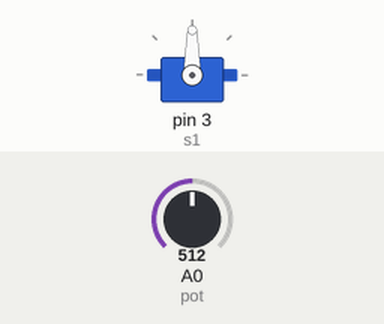
Simulated run of this sketch. Board: Arduino Uno, built with avr-gcc and run on an emulated ATmega328P. Parts: servo. Inputs (shaded band) come from the test bench; at power-on: A0 (pot) = 512.

Above: at 1.2 s.
1.3 s: A0 (pot) set to 716
At 2.5 s:
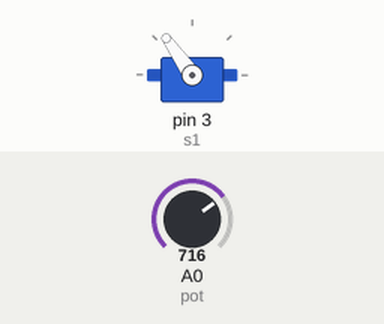
2.8 s: A0 (pot) set to 900
At 3.9 s:
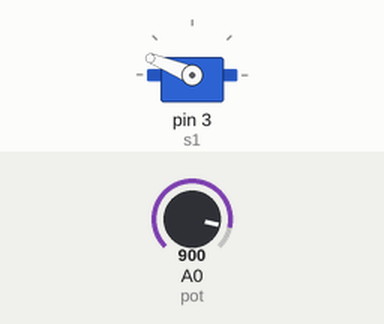
4.3 s: A0 (pot) set to 1023
At 5.1 s:
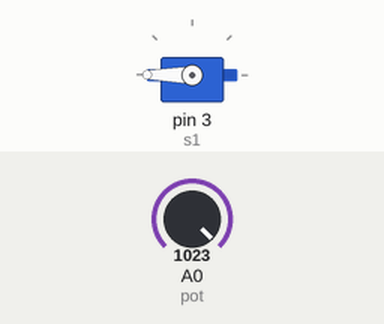
5.8 s: A0 (pot) set to 306
At 6.4 s:
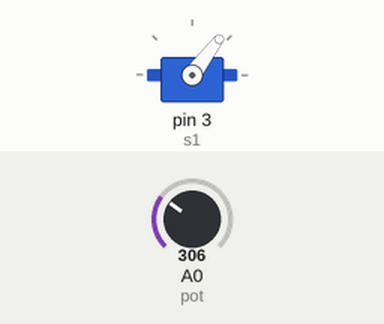
7.3 s: A0 (pot) set to 122
At 7.7 s:
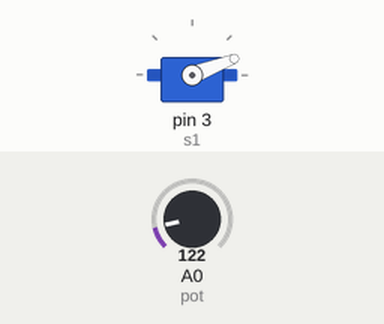
Timing chart, 0 to 9.8 s (numbered marks = the images above; inputs shaded):
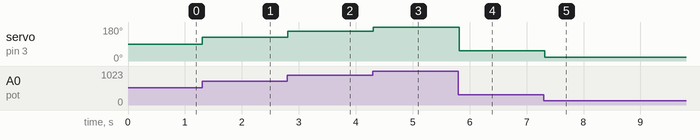

The sketch:

aula25-servomotores.ino
```cpp
# include <Servo.h>
#define pot A0
int leitura;
Servo s1;

void setup()
{
  s1.attach(3);
  leitura=0;
  s1.write(leitura);

}

void loop()
{
  leitura=map(analogRead(pot),0,1023,0,180);
  s1.write(leitura);
  delay(100);
}
```

Measured:
- after the input at 1.3 s, servo on pin 3 (s1): 90° → 125° at once
- after the input at 2.8 s, servo on pin 3 (s1): 125° → 158° at once
- after the input at 4.3 s, servo on pin 3 (s1): 158° → 180° at once
- after the input at 5.8 s, servo on pin 3 (s1): 180° → 53° at once
- after the input at 7.3 s, servo on pin 3 (s1): 53° → 21° at once
